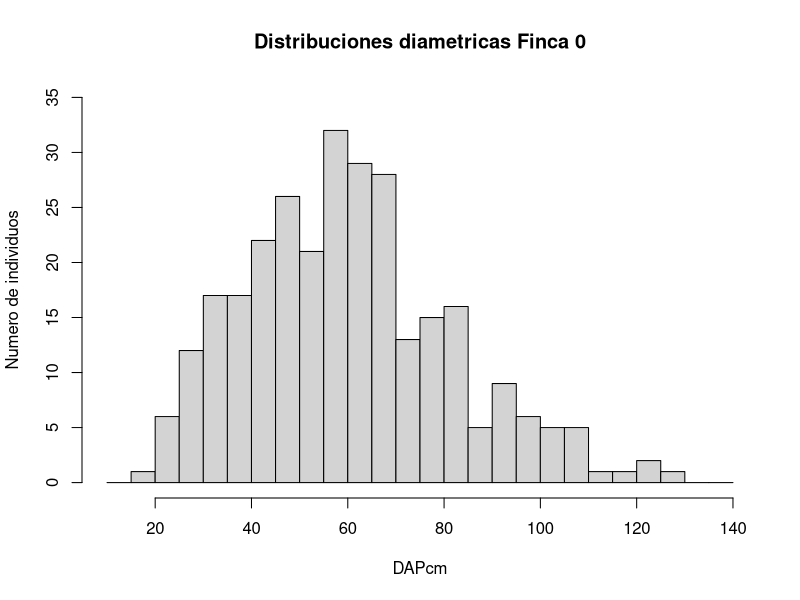
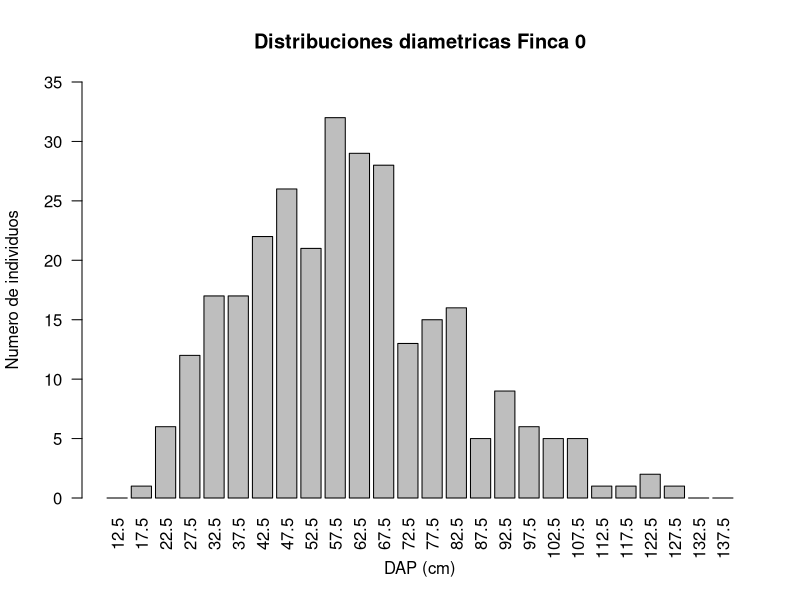
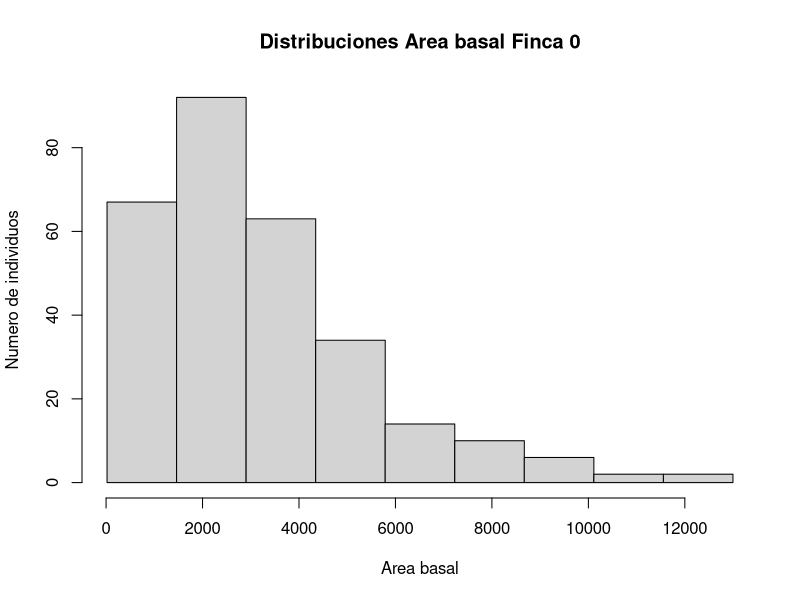
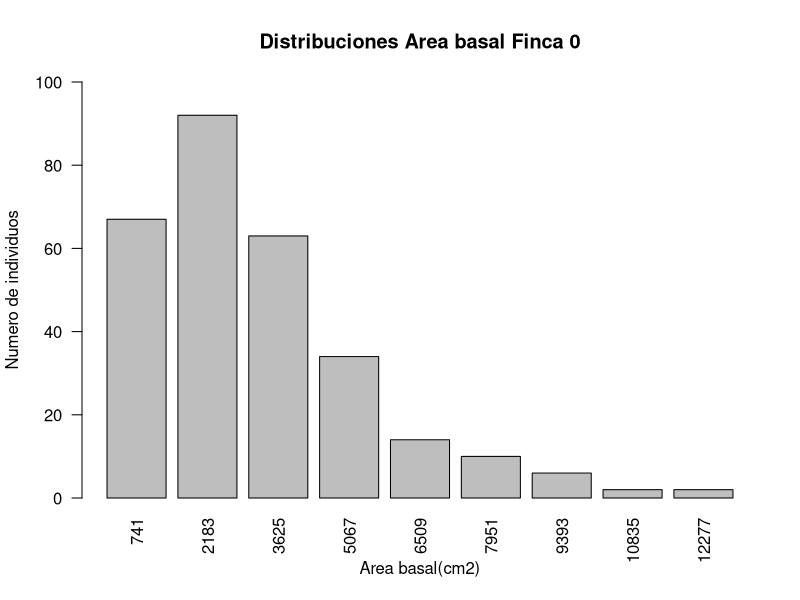
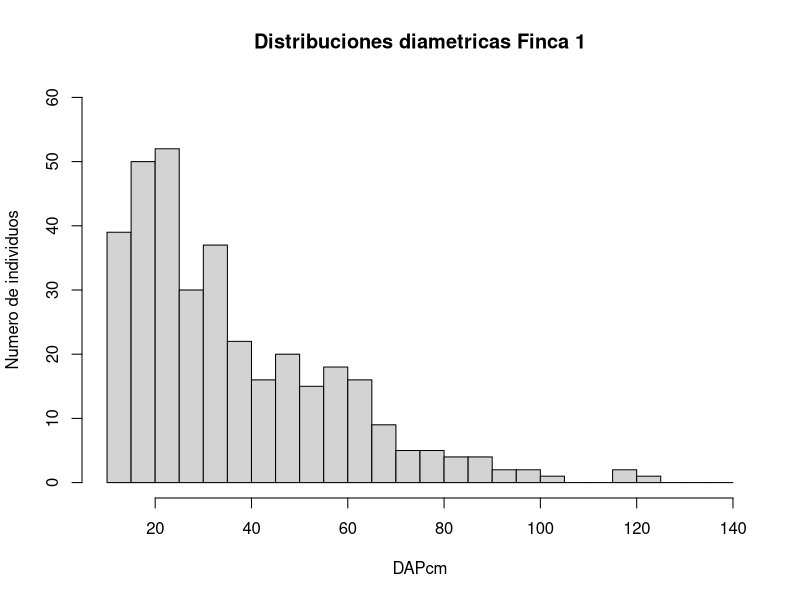
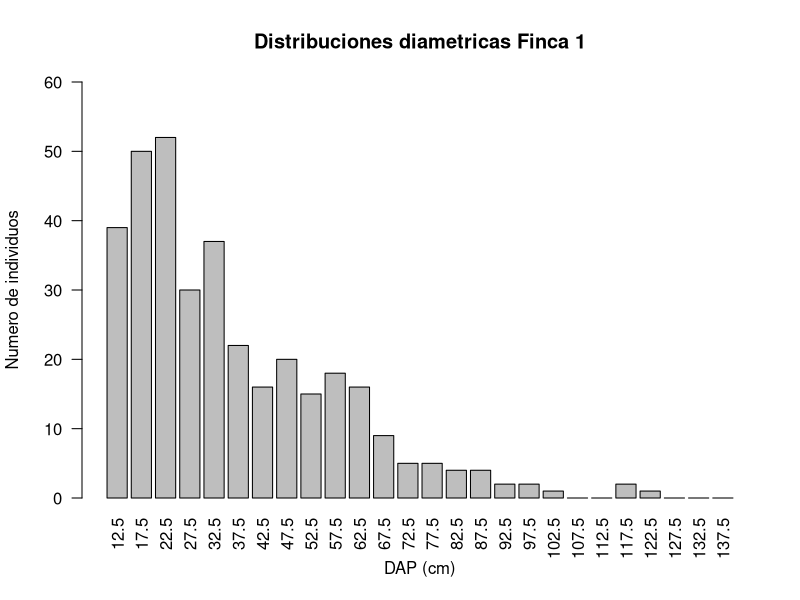
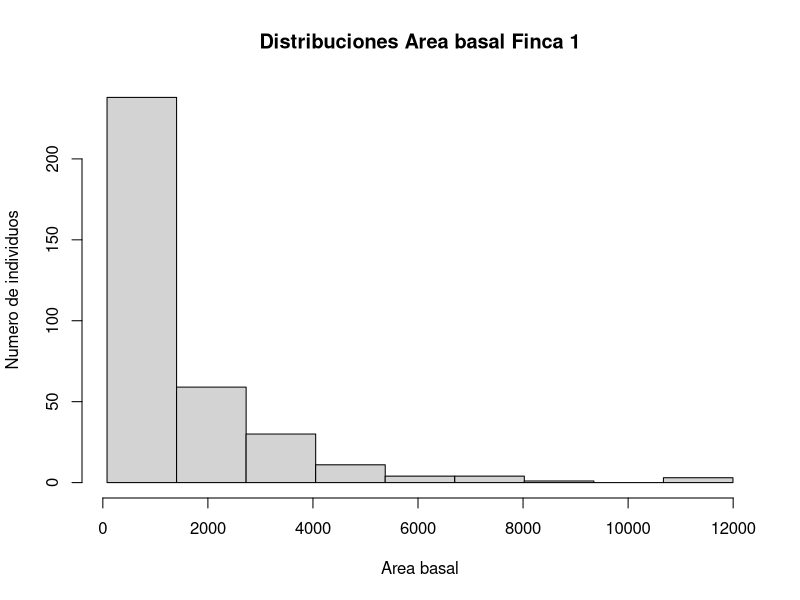
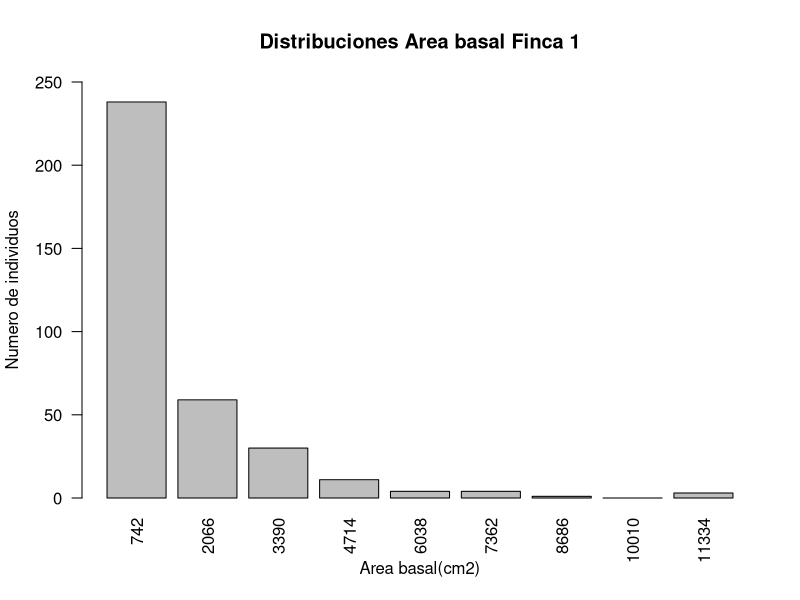

Reproduce these figures in R, in order. (Note: this script raises an error after producing the figures.)

library(readxl)
library(tidyverse)

datos <- read_xlsx("parcial1.xlsx")

datos<- datos %>% select(Parcela, 
                       Finca, ...4) %>% 
  rename(DAP_cm= Parcela,
         Parcela= Finca,
         Finca= ...4) %>% 
  mutate(Parcela = as.factor(Parcela),
         Finca= as.factor(Finca))


grupos<- datos[datos$Finca == "finca0",]
area<- with(grupos, tapply(((pi/4)*(DAP_cm/100)^2), Parcela, sum))*10000/1000
Dcm<- sqrt(with(grupos, tapply(DAP_cm^2, Parcela, mean)))
N_ind<- with(grupos , tapply(DAP_cm, Parcela, length))*10000/1000

area<- area[!is.na(area)]
Dcm<- Dcm[!is.na(Dcm)]
N_ind<- N_ind[!is.na(N_ind)]

gr<- cbind(area, Dcm, N_ind)
gr<- data.frame(gr)
gr$Finca<- ifelse(max(gr$area) > 1, "finca0", "NA")


grupos<- datos[datos$Finca == "finca1",]
area<- with(grupos, tapply(((pi/4)*(DAP_cm/100)^2), Parcela, sum))*10000/1000
Dcm<- sqrt(with(grupos, tapply(DAP_cm^2, Parcela, mean)))
N_ind<- with(grupos , tapply(DAP_cm, Parcela, length))*10000/1000

area<- area[!is.na(area)]
Dcm<- Dcm[!is.na(Dcm)]
N_ind<- N_ind[!is.na(N_ind)]

gr1<- cbind(area, Dcm, N_ind)
gr1<- data.frame(gr1)
gr1$Finca<- ifelse(max(gr1$area) > 1, "finca1", "NA")


grupos<- datos[datos$Finca == "finca2",]
area<- with(grupos, tapply(((pi/4)*(DAP_cm/100)^2), Parcela, sum))*10000/1000
Dcm<- sqrt(with(grupos, tapply(DAP_cm^2, Parcela, mean)))
N_ind<- with(grupos , tapply(DAP_cm, Parcela, length))*10000/1000

area<- area[!is.na(area)]
Dcm<- Dcm[!is.na(Dcm)]
N_ind<- N_ind[!is.na(N_ind)]

gr2<- cbind(area, Dcm, N_ind)
gr2<- data.frame(gr2)
gr2$Finca<- ifelse(max(gr2$area) > 1, "finca2", "NA")


grupos<- datos[datos$Finca == "finca3",]
area<- with(grupos, tapply(((pi/4)*(DAP_cm/100)^2), Parcela, sum))*10000/2500
Dcm<- sqrt(with(grupos, tapply(DAP_cm^2, Parcela, mean)))
N_ind<- with(grupos , tapply(DAP_cm, Parcela, length))*10000/2500

area<- area[!is.na(area)]
Dcm<- Dcm[!is.na(Dcm)]
N_ind<- N_ind[!is.na(N_ind)]

gr3<- cbind(area, Dcm, N_ind)
gr3<- data.frame(gr3)
gr3$Finca<- ifelse(max(gr3$area) > 1, "finca3", "NA")


grupos<- datos[datos$Finca == "finca4",]
area<- with(grupos, tapply(((pi/4)*(DAP_cm/100)^2), Parcela, sum))*10000/2000
Dcm<- sqrt(with(grupos, tapply(DAP_cm^2, Parcela, mean)))
N_ind<- with(grupos , tapply(DAP_cm, Parcela, length))*10000/2000

area<- area[!is.na(area)]
Dcm<- Dcm[!is.na(Dcm)]
N_ind<- N_ind[!is.na(N_ind)]

gr4<- cbind(area, Dcm, N_ind)
gr4<- data.frame(gr4)
gr4$Finca<- ifelse(max(gr4$area) > 1, "finca4", "NA")



grupos<- datos[datos$Finca == "finca5",]
area<- with(grupos, tapply(((pi/4)*(DAP_cm/100)^2), Parcela, sum))*10000/1000
Dcm<- sqrt(with(grupos, tapply(DAP_cm^2, Parcela, mean)))
N_ind<- with(grupos , tapply(DAP_cm, Parcela, length))*10000/1000

area<- area[!is.na(area)]
Dcm<- Dcm[!is.na(Dcm)]
N_ind<- N_ind[!is.na(N_ind)]

gr5<- cbind(area, Dcm, N_ind)
gr5<- data.frame(gr5)
gr5$Finca<- ifelse(max(gr5$area) > 1, "finca5", "NA")


base<- rbind(gr, gr1, gr2, gr3, gr4, gr5)

data2<- base[base$Finca == "finca0" | base$Finca == "finca2" | 
               base$Finca == "finca4", ]

a<- cor.test(data2$area, data2$N_ind)
b<- cor.test(data2$Dcm, data2$area)
c<- cor.test(data2$Dcm, data2$N_ind)

a
b
c




finca_0<-droplevels(subset(datos,Finca=="finca0"))

###Histograma de Distribuciones diametricas
hist_f0<-hist(finca_0$DAP_cm,breaks=c(seq(10,140,5)),ylab="Numero de individuos",
              xlab="DAPcm",
              main="Distribuciones diametricas Finca 0",
              ylim = c(0,35))
names(hist_f0$counts) <- hist_f0$mids
barplot(hist_f0$counts,las=2, xlab= "DAP (cm)", ylab="Numero de individuos",ylim=c(0,35),
        main="Distribuciones diametricas Finca 0")

##Histograma de Distribuciones para Area basal
##Numero de clases con la ley de Sturges
finca_0$abasal_cm2<-with(finca_0,(pi/4)*DAP_cm^2)
n_clases<-round(1 + 3.322 * log10(length(finca_0$abasal_cm2)))
abhist_f0<-hist(finca_0$abasal_cm2,breaks=seq(20,13000,1442),ylab="Numero de individuos",
                xlab="Area basal",
                main="Distribuciones Area basal Finca 0")
ampl.intervalo<- (13000 - 20)/ 9
marca.clase <- seq(20+(1442/2),13000-(1442/2), 1442)
lim.interv<-seq(20,13000,(13000-20)/9)
names(abhist_f0$counts) <- abhist_f0$mids
barplot(abhist_f0$counts,las=2, xlab= "Area basal(cm2)", ylab="Numero de individuos",ylim=c(0,100),
        main="Distribuciones Area basal Finca 0")


finca_1<-droplevels(subset(datos,Finca=="finca1"))

###Histograma de Distribuciones diametricas
hist_f1<-hist(finca_1$DAP_cm,breaks=c(seq(10,140,5)),ylab="Numero de individuos",
              xlab="DAPcm",
              main="Distribuciones diametricas Finca 1",
              ylim = c(0,60))
names(hist_f1$counts) <- hist_f1$mids
barplot(hist_f1$counts,las=2, xlab= "DAP (cm)", ylab="Numero de individuos",ylim=c(0,60),
        main="Distribuciones diametricas Finca 1")

##Histograma de Distribuciones para Area basal
##Numero de clases con la ley de Sturges

finca_1$abasal_cm2<-with(finca_1,(pi/4)*DAP_cm^2)

n_clases<-round(1 + 3.322 * log10(length(finca_1$abasal_cm2)))
abhist_f1<-hist(finca_1$abasal_cm2,breaks=seq(80,12000,1324),ylab="Numero de individuos",
                xlab="Area basal",
                main="Distribuciones Area basal Finca 1")
ampl.intervalo<- (12000 - 80)/ 9
marca.clase <- seq(80+(1324/2),12000-(1324/2), 1324)
lim.interv<-seq(80,12000,(12000-80)/9)
names(abhist_f1$counts) <- abhist_f1$mids
barplot(abhist_f1$counts,las=2, xlab= "Area basal(cm2)", ylab="Numero de individuos",ylim=c(0,250),
        main="Distribuciones Area basal Finca 1")


finca_2<-droplevels(subset(datos,Finca=="finca2"))

##Histograma de Distribuciones diametricas
hist_f2<-hist(finca_2$DAP_cm,breaks=c(seq(5,35,5)),ylab="Numero de individuos",
              xlab="DAPcm",
              main="Distribuciones diametricas Finca 2",
              ylim = c(0,200))
names(hist_f2$counts) <- hist_f2$mids
barplot(hist_f2$counts,las=2, xlab= "DAP (cm)", ylab="Numero de individuos",ylim=c(0,200),
        main="Distribuciones diametricas Finca 2")

##Histograma de Distribuciones para Area basal
##Numero de clases con la ley de Sturges

finca_2$abasal_cm2<-with(finca_2,(pi/4)*DAP_cm^2)
n_clases<-round(1 + 3.322 * log10(length(finca_2$abasal_cm2)))
abhist_f2<-hist(finca_2$abasal_cm2,breaks=seq(20,800,78),ylab="Numero de individuos",
                xlab="Area basal",
                main="Distribuciones Area basal Finca 1")
ampl.intervalo<- (800 - 20)/ 10
marca.clase <- seq(20+(78/2),800-(78/2), 78)
lim.interv<-seq(20,800,(800-20)/10)
names(abhist_f2$counts) <- abhist_f2$mids
barplot(abhist_f2$counts,las=2, xlab= "Area basal(cm2)", ylab="Numero de individuos",ylim=c(0,250),
        main="Distribuciones Area basal Finca 2")


finca_3<-droplevels(subset(datos,Finca=="finca3"))

##Histograma de Distribuciones diametricas
hist_f3<-hist(finca_3$DAP_cm,breaks=c(seq(10,30,5)),ylab="Numero de individuos",
              xlab="DAPcm",
              main="Distribuciones diametricas Finca 3",
              ylim = c(0,150))
names(hist_f3$counts) <- hist_f3$mids
barplot(hist_f3$counts,las=2, xlab= "DAP (cm)", ylab="Numero de individuos",ylim=c(0,150),
        main="Distribuciones diametricas Finca 3")

##Histograma de Distribuciones para Area basal
##Numero de clases con la ley de Sturges

finca_3$abasal_cm2<-with(finca_3,(pi/4)*DAP_cm^2)
n_clases<-round(1 + 3.322 * log10(length(finca_3$abasal_cm2)))
abhist_f3<-hist(finca_3$abasal_cm2,breaks=seq(70,580,63),ylab="Numero de individuos",
                xlab="Area basal",
                main="Distribuciones Area basal Finca 3")
ampl.intervalo<- (580 - 70)/ 8
marca.clase <- seq(70+(63/2),580-(63/2), 63)
lim.interv<-seq(70,580,(580-70)/8)
names(abhist_f3$counts) <- abhist_f3$mids
barplot(abhist_f3$counts,las=2, xlab= "Area basal(cm2)", ylab="Numero de individuos",ylim=c(0,120),
        main="Distribuciones Area basal Finca 3")



finca_4<-droplevels(subset(datos,Finca=="finca4"))

##Histograma de Distribuciones diametricas
hist_f4<-hist(finca_4$DAP_cm,breaks=c(seq(25,70,5)),ylab="Numero de individuos",
              xlab="DAPcm",
              main="Distribuciones diametricas Finca 3",
              ylim = c(0,250))
names(hist_f4$counts) <- hist_f4$mids
barplot(hist_f4$counts,las=2, xlab= "DAP (cm)", ylab="Numero de individuos",ylim=c(0,250),
        main="Distribuciones diametricas Finca 4")

##Histograma de Distribuciones para Area basal
##Numero de clases con la ley de Sturges

finca_4$abasal_cm2<-with(finca_4,(pi/4)*DAP_cm^2)
n_clases<-round(1 + 3.322 * log10(length(finca_4$abasal_cm2)))
abhist_f4<-hist(finca_4$abasal_cm2,breaks=seq(620,4000,307),ylab="Numero de individuos",
                xlab="Area basal",
                main="Distribuciones Area basal Finca 4")
ampl.intervalo<- (4000 - 620)/ 11
marca.clase <- seq(620+(307/2),4000-(307/2), 307)
lim.interv<-seq(620,4000,(4000-620)/11)
names(abhist_f4$counts) <- abhist_f4$mids
barplot(abhist_f4$counts,las=2, xlab= "Area basal(cm2)", ylab="Numero de individuos",ylim=c(0,200),
        main="Distribuciones Area basal Finca 4")


finca_5<-droplevels(subset(datos,Finca=="finca5"))

##Histgrama de Distribuciones diametricas
hist_f5<-hist(finca_5$DAP_cm,breaks=c(seq(10,30,5)),ylab="Numero de individuos",
              xlab="DAPcm",
              main="Distribuciones diametricas Finca 5",
              ylim = c(0,400))
names(hist_f5$counts) <- hist_f5$mids
barplot(hist_f5$counts,las=2, xlab= "DAP (cm)", ylab="Numero de individuos",ylim=c(0,400),
        main="Distribuciones diametricas Finca 5")

##Histograma de Distribuciones para Area basal
##Numero de clases con la ley de Sturges

finca_5$abasal_cm2<-with(finca_5,(pi/4)*DAP_cm^2)
n_clases<-round(1 + 3.322 * log10(length(finca_5$abasal_cm2)))
abhist_f5<-hist(finca_5$abasal_cm2,breaks=seq(75,710,63.5),ylab="Numero de individuos",
                xlab="Area basal",
                main="Distribuciones Area basal Finca 5")
ampl.intervalo<- (710 - 75)/ 10
marca.clase <- seq(75+(63.5/2),710-(63.5/2), 63.5)
lim.interv<-seq(75,710,(710-75)/10)
names(abhist_f5$counts) <- abhist_f5$mids
barplot(abhist_f5$counts,las=2, xlab= "Area basal(cm2)", ylab="Numero de individuos",ylim=c(0,300),
        main="Distribuciones Area basal Finca 5")


##GRAFICAS
windows()
##Diametro
par(mfrow=c(3,2))
barplot(hist_f0$counts,las=2, xlab= "DAP (cm)", ylab="Numero de individuos",ylim=c(0,35),
        main="Distribuciones diametricas Finca 0")
barplot(hist_f1$counts,las=2, xlab= "DAP (cm)", ylab="Numero de individuos",ylim=c(0,60),
        main="Distribuciones diametricas Finca 1")
barplot(hist_f2$counts,las=2, xlab= "DAP (cm)", ylab="Numero de individuos",ylim=c(0,200),
        main="Distribuciones diametricas Finca 2")
barplot(hist_f3$counts,las=2, xlab= "DAP (cm)", ylab="Numero de individuos",ylim=c(0,150),
        main="Distribuciones diametricas Finca 3")
barplot(hist_f4$counts,las=2, xlab= "DAP (cm)", ylab="Numero de individuos",ylim=c(0,250),
        main="Distribuciones diametricas Finca 4")
barplot(hist_f5$counts,las=2, xlab= "DAP (cm)", ylab="Numero de individuos",ylim=c(0,400),
        main="Distribuciones diametricas Finca 5")

windows()
##area basal
par(mfrow=c(3,2))
barplot(abhist_f0$counts,las=2, xlab= "Area basal(cm2)", ylab="Numero de individuos",ylim=c(0,100),
        main="Distribuciones Area basal Finca 0")
barplot(abhist_f1$counts,las=2, xlab= "Area basal(cm2)", ylab="Numero de individuos",ylim=c(0,250),
        main="Distribuciones Area basal Finca 1")
barplot(abhist_f2$counts,las=2, xlab= "Area basal(cm2)", ylab="Numero de individuos",ylim=c(0,250),
        main="Distribuciones Area basal Finca 2")
barplot(abhist_f3$counts,las=2, xlab= "Area basal(cm2)", ylab="Numero de individuos",ylim=c(0,120),
        main="Distribuciones Area basal Finca 3")
barplot(abhist_f4$counts,las=2, xlab= "Area basal(cm2)", ylab="Numero de individuos",ylim=c(0,200),
        main="Distribuciones Area basal Finca 4")
barplot(abhist_f5$counts,las=2, xlab= "Area basal(cm2)", ylab="Numero de individuos",ylim=c(0,300),
        main="Distribuciones Area basal Finca 5")



##Punto 2

finca_0<-droplevels(subset(datos,Finca=="finca0"))


ab_m2_ha_f0 <- (with(finca_0,tapply(abasal_cm2/10000,Parcela,sum)))/0.1
ab_m2_ha_f0<-data.frame(ab_m2_ha_f0)
ab_m2_ha_f0$Nombre_parc<-row.names(ab_m2_ha_f0)


f0 <- unique(finca_0[,c("Parcela","Finca")])
ab_m2_ha_f0<-merge(ab_m2_ha_f0,f0,by="Parcela",all=FALSE)
ab_m2_ha_f0
ab_m2_ha_f0_mean<-with(ab_m2_ha_f0, tapply(ab_m2_ha_f0,Finca,mean))
ab_m2_ha_f0_sd<-with(ab_m2_ha_f0, tapply(ab_m2_ha_f0,Finca,sd))


Dq_cm_f0 <- sqrt(with(finca_0,tapply(DAP_cm^2,Nombre_parc,mean)))
Dq_cm_f0<-data.frame(Dq_cm_f0)
Dq_cm_f0$Nombre_parc<-row.names(Dq_cm_f0)
fin0<-merge(ab_m2_ha_f0,Dq_cm_f0,by="Nombre_parc",all=FALSE)